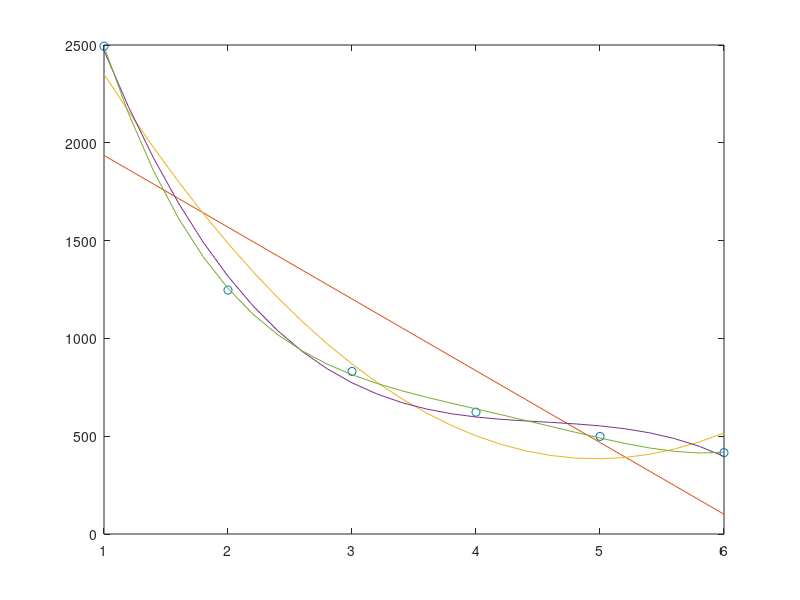
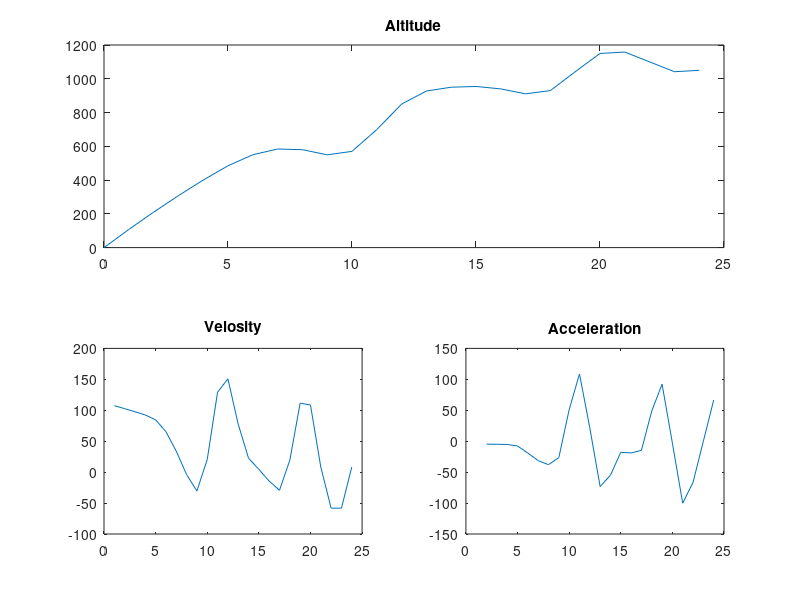

Write MATLAB code to recreate these figures, in order. (Note: this script raises an error after producing the figures.)
%Homework 10 Jackson Torok

clc
clear
close all

%% 13.4

data=[1,2494,4157;2,1247,2078;3,831,1386;4,623,1039;5,499,831;6,416,693];

vol=data(:,1);

pres=data(:,2:3);

linguessfor4a = interp1(vol,pres,5.2)

cubguessfor4b = interp1(vol,pres,5.2,'cubic')

%% 13.7

figure('Name','13.7');

plot(vol,pres(:,1),'o')

hold on 

x=1:.2:6;

plot(x,polyval(polyfit(vol,pres(:,1),1),x),'-')

plot(x,polyval(polyfit(vol,pres(:,1),2),x),'-')

plot(x,polyval(polyfit(vol,pres(:,1),3),x),'-')%this one

plot(x,polyval(polyfit(vol,pres(:,1),4),x),'-')

%% 13.16

figure('Name','13.16');

time=0:24;

alt=[0,107.37,210,307.63,400,484.6,550,583.97,580,549.53,570,699.18,850,927.51,950,954.51,940,910.68,930,1041.52,1150,1158.24,1100,1041.76,1050];

subplot(2,2,1:2)
plot(time,alt);
title('Altitude')

subplot(2,2,3)
plot(time(2:25),diff(alt));
title('Velosity')

subplot(2,2,4)
plot(time(3:25),diff(alt,2)); % t=8,13,21
title('Acceleration')

%% 13.18

a=25.48;
b=1.522E-2;
c=-.7155E-5;
d=1.312E-9;

fun=@(T) a+b.*T+c.*T.^2+d.*T.^3;

deltah = quad(fun,300,1000)

%% 13.20

syms y(t)

cond=y(0)==1;

eq=diff(y,t)==1-sin(t);

y(t)=dsolve(eq,cond);

eval(y(4)-y(0))
